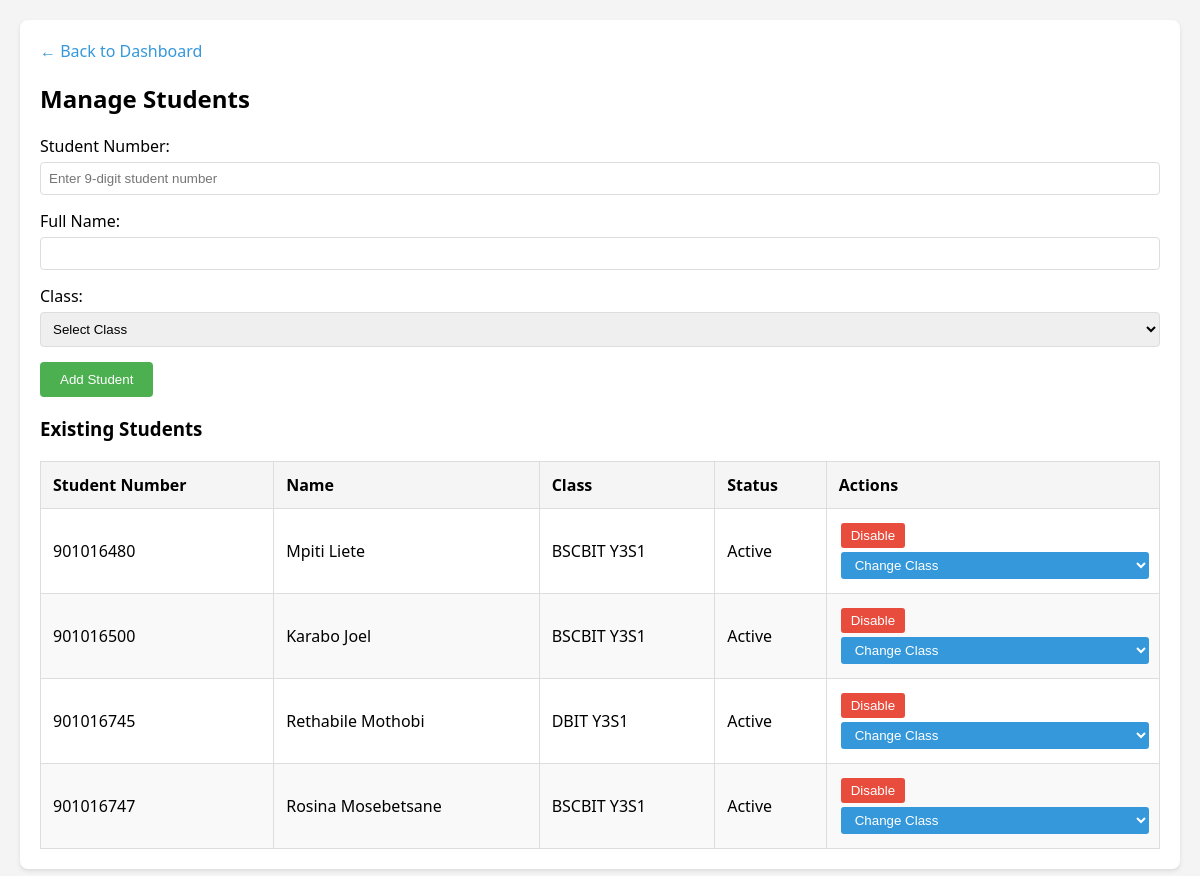
The app's page /manage_students.php (signed in) with its own data.
### tables this page shows
CREATE TABLE `students` (
  `id` int NOT NULL,
  `student_number` varchar(9) DEFAULT NULL,
  `full_name` varchar(100) DEFAULT NULL,
  `contact` varchar(20) DEFAULT NULL,
  `class_id` int DEFAULT NULL,
  `status` tinyint(1) DEFAULT '1'
);

CREATE TABLE `classes` (
  `id` int NOT NULL,
  `class_name` varchar(50) DEFAULT NULL,
  `status` tinyint(1) DEFAULT '1'
);

### manage_students.php (the view, shortened to what this page needs)
<?php
require_once 'config.php';
$stmt = $pdo->query("
    SELECT s.*, c.class_name
    FROM students s
    JOIN classes c ON s.class_id = c.id
    ORDER BY s.status DESC, s.student_number
");
$students = $stmt->fetchAll();
?>
<!DOCTYPE html>
<html>
<head>
</head>
<body>
    <div class="container">
        <div class="nav">
            <a href="dashboard.php">← Back to Dashboard</a>
        </div>
        <h2>Manage Students</h2>
        <form method="POST" id="addStudentForm">
            <div class="form-group">
                <label>Student Number:</label>
                <input type="text" name="student_number" required
                       placeholder="Enter 9-digit student number">
            </div>
            <div class="form-group">
                <label>Full Name:</label>
                <input type="text" name="full_name" required>
            </div>
            <div class="form-group">
                <label>Class:</label>
                <select name="class_id" required>
                    <option value="">Select Class</option>
                </select>
            </div>
            <button type="submit">Add Student</button>
        </form>
        <h3>Existing Students</h3>
        <table>
            <thead>
                <tr>
                    <th>Student Number</th>
                    <th>Name</th>
                    <th>Class</th>
                    <th>Status</th>
                    <th>Actions</th>
                </tr>
            </thead>
            <tbody>
                <?php foreach ($students as $student): ?>
                    <tr class="<?php echo $student['status'] ? '' : 'inactive-row'; ?>">
                        <td><?php echo htmlspecialchars($student['student_number']); ?></td>
                        <td><?php echo htmlspecialchars($student['full_name']); ?></td>
                        <td><?php echo htmlspecialchars($student['class_name']); ?></td>
                        <td><?php echo $student['status'] ? 'Active' : 'Inactive'; ?></td>
                        <td>
                            <form method="POST" style="display: inline;">
                                <button type="submit"
                                        class="action-btn <?php echo $student['status'] ? 'disable-btn' : 'enable-btn'; ?>">
                                    <?php echo $student['status'] ? 'Disable' : 'Enable'; ?>
                                </button>
                            </form>
                            <form method="POST" style="display: inline;">
                                <select name="new_class_id"
                                        onchange="this.form.submit()"
                                        class="action-btn update-btn">
                                    <option value="">Change Class</option>
                                </select>
                            </form>
                        </td>
                    </tr>
                <?php endforeach; ?>
            </tbody>
        </table>
    </div>
</body>
</html>

### manage_students.php (style rules this page uses)
body { font-family: 'Segoe UI', Tahoma, Geneva, Verdana, sans-serif; margin: 0; padding: 20px; background: #f4f4f4; }
.container { max-width: 1200px; margin: 0 auto; background: white; padding: 20px; border-radius: 8px; box-shadow: 0 2px 4px rgba(0, 0, 0, 0.1); }
.form-group { margin-bottom: 15px; }
label { display: block; margin-bottom: 5px; font-weight: 500; }
input[type="text"], select { width: 100%; padding: 8px; border: 1px solid #ddd; border-radius: 4px; box-sizing: border-box; }
button { background: #4CAF50; color: white; padding: 10px 20px; border: none; border-radius: 4px; cursor: pointer; }
table { width: 100%; border-collapse: collapse; margin-top: 20px; }
th, td { padding: 12px; border: 1px solid #ddd; text-align: left; }
th { background: #f5f5f5; font-weight: 600; }
tr:nth-child(even) { background: #f9f9f9; }
.nav { margin-bottom: 20px; }
.nav a { color: #3498db; text-decoration: none; font-weight: 500; }
.action-btn { padding: 5px 10px; margin: 2px; border: none; border-radius: 3px; cursor: pointer; color: white; }
.disable-btn { background: #e74c3c; }
.update-btn { background: #3498db; }

### records on screen
students: student_number "901016480", full_name "Mpiti Liete", class.class_name "BSCBIT Y3S1", status "Active"
students: student_number "901016500", full_name "Karabo Joel", class.class_name "BSCBIT Y3S1", status "Active"
students: student_number "901016745", full_name "Rethabile Mothobi", class.class_name "DBIT Y3S1", status "Active"
students: student_number "901016747", full_name "Rosina Mosebetsane", class.class_name "BSCBIT Y3S1", status "Active"
